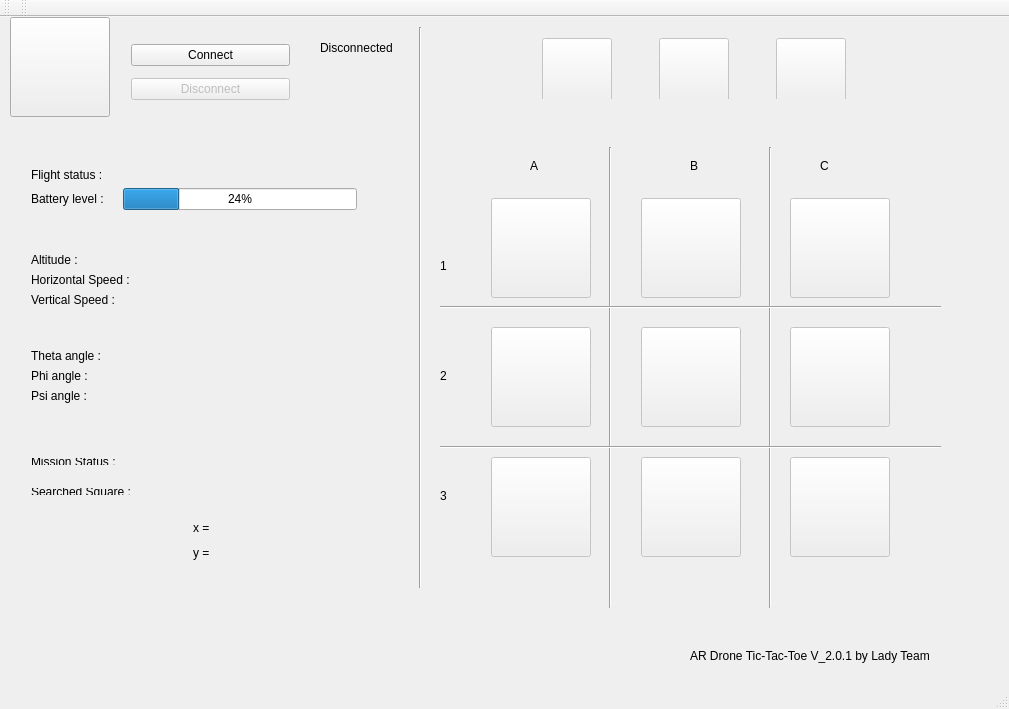
<?xml version="1.0" encoding="UTF-8"?>
<ui version="4.0">
 <class>MainWindow</class>
 <widget class="QMainWindow" name="MainWindow">
  <property name="geometry">
   <rect>
    <x>0</x>
    <y>0</y>
    <width>1009</width>
    <height>709</height>
   </rect>
  </property>
  <property name="sizePolicy">
   <sizepolicy hsizetype="Maximum" vsizetype="Maximum">
    <horstretch>0</horstretch>
    <verstretch>0</verstretch>
   </sizepolicy>
  </property>
  <property name="maximumSize">
   <size>
    <width>1677</width>
    <height>1677</height>
   </size>
  </property>
  <property name="windowTitle">
   <string>MainWindow</string>
  </property>
  <widget class="QWidget" name="centralWidget">
   <widget class="QWidget" name="layoutWidget">
    <property name="geometry">
     <rect>
      <x>120</x>
      <y>10</y>
      <width>181</width>
      <height>90</height>
     </rect>
    </property>
    <layout class="QVBoxLayout" name="verticalLayout">
     <item>
      <widget class="QPushButton" name="button_connect">
       <property name="enabled">
        <bool>true</bool>
       </property>
       <property name="text">
        <string>Connect</string>
       </property>
      </widget>
     </item>
     <item>
      <widget class="QPushButton" name="button_disconnect">
       <property name="enabled">
        <bool>false</bool>
       </property>
       <property name="text">
        <string>Disconnect</string>
       </property>
      </widget>
     </item>
    </layout>
   </widget>
   <widget class="Line" name="line">
    <property name="geometry">
     <rect>
      <x>410</x>
      <y>10</y>
      <width>20</width>
      <height>561</height>
     </rect>
    </property>
    <property name="orientation">
     <enum>Qt::Vertical</enum>
    </property>
   </widget>
   <widget class="QLabel" name="label_title">
    <property name="geometry">
     <rect>
      <x>690</x>
      <y>630</y>
      <width>301</width>
      <height>17</height>
     </rect>
    </property>
    <property name="text">
     <string>AR Drone Tic-Tac-Toe V_2.0.1 by Lady Team</string>
    </property>
   </widget>
   <widget class="QWidget" name="layoutWidget">
    <property name="geometry">
     <rect>
      <x>180</x>
      <y>490</y>
      <width>136</width>
      <height>66</height>
     </rect>
    </property>
    <layout class="QVBoxLayout" name="verticalLayout_3">
     <item>
      <layout class="QHBoxLayout" name="horizontalLayout">
       <item>
        <widget class="QLabel" name="label_Abscisse">
         <property name="maximumSize">
          <size>
           <width>40</width>
           <height>16777215</height>
          </size>
         </property>
         <property name="text">
          <string>x =</string>
         </property>
        </widget>
       </item>
       <item>
        <widget class="QLabel" name="label_Current_Abscisse">
         <property name="maximumSize">
          <size>
           <width>60</width>
           <height>16777215</height>
          </size>
         </property>
         <property name="text">
          <string/>
         </property>
        </widget>
       </item>
      </layout>
     </item>
     <item>
      <layout class="QHBoxLayout" name="horizontalLayout_2">
       <item>
        <widget class="QLabel" name="label_Ordonnee">
         <property name="maximumSize">
          <size>
           <width>40</width>
           <height>16777215</height>
          </size>
         </property>
         <property name="text">
          <string>y =</string>
         </property>
        </widget>
       </item>
       <item>
        <widget class="QLabel" name="label_Current_Ordonnee">
         <property name="maximumSize">
          <size>
           <width>60</width>
           <height>16777215</height>
          </size>
         </property>
         <property name="text">
          <string/>
         </property>
        </widget>
       </item>
      </layout>
     </item>
    </layout>
   </widget>
   <widget class="QWidget" name="layoutWidget">
    <property name="geometry">
     <rect>
      <x>20</x>
      <y>430</y>
      <width>300</width>
      <height>29</height>
     </rect>
    </property>
    <layout class="QHBoxLayout" name="horizontalLayout_3">
     <item>
      <widget class="QLabel" name="label_Mission_Status">
       <property name="minimumSize">
        <size>
         <width>140</width>
         <height>0</height>
        </size>
       </property>
       <property name="text">
        <string>Mission Status :</string>
       </property>
      </widget>
     </item>
     <item>
      <widget class="QLabel" name="label_Value_Mission_Status">
       <property name="text">
        <string/>
       </property>
      </widget>
     </item>
    </layout>
   </widget>
   <widget class="QWidget" name="layoutWidget">
    <property name="geometry">
     <rect>
      <x>20</x>
      <y>460</y>
      <width>301</width>
      <height>29</height>
     </rect>
    </property>
    <layout class="QHBoxLayout" name="horizontalLayout_4">
     <item>
      <widget class="QLabel" name="label_Searched_Square">
       <property name="minimumSize">
        <size>
         <width>140</width>
         <height>0</height>
        </size>
       </property>
       <property name="maximumSize">
        <size>
         <width>140</width>
         <height>16777215</height>
        </size>
       </property>
       <property name="text">
        <string>Searched Square :</string>
       </property>
      </widget>
     </item>
     <item>
      <widget class="QLabel" name="label_Value_Searched_Square">
       <property name="text">
        <string/>
       </property>
      </widget>
     </item>
    </layout>
   </widget>
   <widget class="QWidget" name="layoutWidget">
    <property name="geometry">
     <rect>
      <x>490</x>
      <y>10</y>
      <width>411</width>
      <height>72</height>
     </rect>
    </property>
    <layout class="QHBoxLayout" name="horizontalLayout_5">
     <item>
      <widget class="QPushButton" name="button_start">
       <property name="enabled">
        <bool>false</bool>
       </property>
       <property name="minimumSize">
        <size>
         <width>70</width>
         <height>70</height>
        </size>
       </property>
       <property name="maximumSize">
        <size>
         <width>70</width>
         <height>70</height>
        </size>
       </property>
       <property name="text">
        <string/>
       </property>
      </widget>
     </item>
     <item>
      <widget class="QPushButton" name="button_stop">
       <property name="enabled">
        <bool>false</bool>
       </property>
       <property name="minimumSize">
        <size>
         <width>70</width>
         <height>70</height>
        </size>
       </property>
       <property name="maximumSize">
        <size>
         <width>70</width>
         <height>70</height>
        </size>
       </property>
       <property name="text">
        <string/>
       </property>
      </widget>
     </item>
     <item>
      <widget class="QPushButton" name="button_emergency">
       <property name="enabled">
        <bool>false</bool>
       </property>
       <property name="minimumSize">
        <size>
         <width>70</width>
         <height>70</height>
        </size>
       </property>
       <property name="maximumSize">
        <size>
         <width>70</width>
         <height>70</height>
        </size>
       </property>
       <property name="text">
        <string/>
       </property>
      </widget>
     </item>
    </layout>
   </widget>
   <widget class="Line" name="line_2">
    <property name="geometry">
     <rect>
      <x>600</x>
      <y>130</y>
      <width>20</width>
      <height>461</height>
     </rect>
    </property>
    <property name="orientation">
     <enum>Qt::Vertical</enum>
    </property>
   </widget>
   <widget class="Line" name="line_3">
    <property name="geometry">
     <rect>
      <x>760</x>
      <y>130</y>
      <width>20</width>
      <height>461</height>
     </rect>
    </property>
    <property name="orientation">
     <enum>Qt::Vertical</enum>
    </property>
   </widget>
   <widget class="Line" name="line_4">
    <property name="geometry">
     <rect>
      <x>440</x>
      <y>420</y>
      <width>501</width>
      <height>20</height>
     </rect>
    </property>
    <property name="orientation">
     <enum>Qt::Horizontal</enum>
    </property>
   </widget>
   <widget class="Line" name="line_5">
    <property name="geometry">
     <rect>
      <x>440</x>
      <y>280</y>
      <width>501</width>
      <height>20</height>
     </rect>
    </property>
    <property name="orientation">
     <enum>Qt::Horizontal</enum>
    </property>
   </widget>
   <widget class="QLabel" name="label_Column_A">
    <property name="geometry">
     <rect>
      <x>530</x>
      <y>140</y>
      <width>21</width>
      <height>17</height>
     </rect>
    </property>
    <property name="text">
     <string>A</string>
    </property>
   </widget>
   <widget class="QLabel" name="label_Column_B">
    <property name="geometry">
     <rect>
      <x>690</x>
      <y>140</y>
      <width>21</width>
      <height>17</height>
     </rect>
    </property>
    <property name="text">
     <string>B</string>
    </property>
   </widget>
   <widget class="QLabel" name="label_Square_C">
    <property name="geometry">
     <rect>
      <x>820</x>
      <y>140</y>
      <width>21</width>
      <height>17</height>
     </rect>
    </property>
    <property name="text">
     <string>C</string>
    </property>
   </widget>
   <widget class="QLabel" name="label_Line_1">
    <property name="geometry">
     <rect>
      <x>440</x>
      <y>240</y>
      <width>21</width>
      <height>17</height>
     </rect>
    </property>
    <property name="text">
     <string>1</string>
    </property>
   </widget>
   <widget class="QLabel" name="label_Line_2">
    <property name="geometry">
     <rect>
      <x>440</x>
      <y>350</y>
      <width>16</width>
      <height>17</height>
     </rect>
    </property>
    <property name="text">
     <string>2</string>
    </property>
   </widget>
   <widget class="QLabel" name="label_Line_3">
    <property name="geometry">
     <rect>
      <x>440</x>
      <y>470</y>
      <width>16</width>
      <height>17</height>
     </rect>
    </property>
    <property name="text">
     <string>3</string>
    </property>
   </widget>
   <widget class="QWidget" name="layoutWidget">
    <property name="geometry">
     <rect>
      <x>480</x>
      <y>170</y>
      <width>421</width>
      <height>381</height>
     </rect>
    </property>
    <layout class="QGridLayout" name="gridLayout">
     <item row="4" column="0">
      <widget class="QPushButton" name="button_A_2">
       <property name="enabled">
        <bool>false</bool>
       </property>
       <property name="minimumSize">
        <size>
         <width>100</width>
         <height>100</height>
        </size>
       </property>
       <property name="text">
        <string/>
       </property>
      </widget>
     </item>
     <item row="4" column="2">
      <widget class="QPushButton" name="button_B_2">
       <property name="enabled">
        <bool>false</bool>
       </property>
       <property name="minimumSize">
        <size>
         <width>100</width>
         <height>100</height>
        </size>
       </property>
       <property name="text">
        <string/>
       </property>
      </widget>
     </item>
     <item row="0" column="4">
      <widget class="QPushButton" name="button_C_1">
       <property name="enabled">
        <bool>false</bool>
       </property>
       <property name="minimumSize">
        <size>
         <width>100</width>
         <height>100</height>
        </size>
       </property>
       <property name="text">
        <string/>
       </property>
      </widget>
     </item>
     <item row="0" column="2">
      <widget class="QPushButton" name="button_B_1">
       <property name="enabled">
        <bool>false</bool>
       </property>
       <property name="minimumSize">
        <size>
         <width>100</width>
         <height>100</height>
        </size>
       </property>
       <property name="text">
        <string/>
       </property>
      </widget>
     </item>
     <item row="5" column="0">
      <spacer name="verticalSpacer">
       <property name="orientation">
        <enum>Qt::Vertical</enum>
       </property>
       <property name="sizeHint" stdset="0">
        <size>
         <width>20</width>
         <height>40</height>
        </size>
       </property>
      </spacer>
     </item>
     <item row="3" column="0">
      <spacer name="verticalSpacer_2">
       <property name="orientation">
        <enum>Qt::Vertical</enum>
       </property>
       <property name="sizeHint" stdset="0">
        <size>
         <width>20</width>
         <height>40</height>
        </size>
       </property>
      </spacer>
     </item>
     <item row="0" column="1">
      <spacer name="horizontalSpacer">
       <property name="orientation">
        <enum>Qt::Horizontal</enum>
       </property>
       <property name="sizeHint" stdset="0">
        <size>
         <width>40</width>
         <height>20</height>
        </size>
       </property>
      </spacer>
     </item>
     <item row="4" column="4">
      <widget class="QPushButton" name="button_C_2">
       <property name="enabled">
        <bool>false</bool>
       </property>
       <property name="minimumSize">
        <size>
         <width>100</width>
         <height>100</height>
        </size>
       </property>
       <property name="text">
        <string/>
       </property>
      </widget>
     </item>
     <item row="0" column="3">
      <spacer name="horizontalSpacer_2">
       <property name="orientation">
        <enum>Qt::Horizontal</enum>
       </property>
       <property name="sizeHint" stdset="0">
        <size>
         <width>40</width>
         <height>20</height>
        </size>
       </property>
      </spacer>
     </item>
     <item row="0" column="0">
      <widget class="QPushButton" name="button_A_1">
       <property name="enabled">
        <bool>false</bool>
       </property>
       <property name="minimumSize">
        <size>
         <width>100</width>
         <height>100</height>
        </size>
       </property>
       <property name="text">
        <string/>
       </property>
      </widget>
     </item>
     <item row="6" column="0">
      <widget class="QPushButton" name="button_A_3">
       <property name="enabled">
        <bool>false</bool>
       </property>
       <property name="minimumSize">
        <size>
         <width>100</width>
         <height>100</height>
        </size>
       </property>
       <property name="text">
        <string/>
       </property>
      </widget>
     </item>
     <item row="6" column="2">
      <widget class="QPushButton" name="button_B_3">
       <property name="enabled">
        <bool>false</bool>
       </property>
       <property name="minimumSize">
        <size>
         <width>100</width>
         <height>100</height>
        </size>
       </property>
       <property name="text">
        <string/>
       </property>
      </widget>
     </item>
     <item row="6" column="4">
      <widget class="QPushButton" name="button_C_3">
       <property name="enabled">
        <bool>false</bool>
       </property>
       <property name="minimumSize">
        <size>
         <width>100</width>
         <height>100</height>
        </size>
       </property>
       <property name="text">
        <string/>
       </property>
      </widget>
     </item>
    </layout>
   </widget>
   <widget class="QLabel" name="label_Connected">
    <property name="geometry">
     <rect>
      <x>320</x>
      <y>20</y>
      <width>131</width>
      <height>22</height>
     </rect>
    </property>
    <property name="text">
     <string>Disconnected</string>
    </property>
   </widget>
   <widget class="QWidget" name="layoutWidget">
    <property name="geometry">
     <rect>
      <x>20</x>
      <y>140</y>
      <width>348</width>
      <height>257</height>
     </rect>
    </property>
    <layout class="QVBoxLayout" name="verticalLayout_5">
     <item>
      <layout class="QHBoxLayout" name="horizontalLayout_13">
       <item>
        <widget class="QLabel" name="label_Flight_Status">
         <property name="text">
          <string>Flight status :</string>
         </property>
        </widget>
       </item>
       <item>
        <widget class="QLabel" name="label_value_flight_status">
         <property name="text">
          <string/>
         </property>
        </widget>
       </item>
      </layout>
     </item>
     <item>
      <layout class="QHBoxLayout" name="horizontalLayout_6">
       <item>
        <widget class="QLabel" name="label_Battery_Level">
         <property name="text">
          <string>Battery level :</string>
         </property>
        </widget>
       </item>
       <item>
        <widget class="QLabel" name="label_Value_Battery">
         <property name="text">
          <string/>
         </property>
        </widget>
       </item>
       <item>
        <widget class="QProgressBar" name="battery_progressBar">
         <property name="enabled">
          <bool>true</bool>
         </property>
         <property name="minimumSize">
          <size>
           <width>150</width>
           <height>10</height>
          </size>
         </property>
         <property name="value">
          <number>24</number>
         </property>
        </widget>
       </item>
      </layout>
     </item>
     <item>
      <spacer name="verticalSpacer_3">
       <property name="orientation">
        <enum>Qt::Vertical</enum>
       </property>
       <property name="sizeHint" stdset="0">
        <size>
         <width>20</width>
         <height>18</height>
        </size>
       </property>
      </spacer>
     </item>
     <item>
      <layout class="QVBoxLayout" name="verticalLayout_4">
       <item>
        <layout class="QHBoxLayout" name="horizontalLayout_12">
         <item>
          <widget class="QLabel" name="label_Altitude">
           <property name="text">
            <string>Altitude : </string>
           </property>
          </widget>
         </item>
         <item>
          <widget class="QLabel" name="label_Value_Altitude">
           <property name="text">
            <string/>
           </property>
          </widget>
         </item>
        </layout>
       </item>
       <item>
        <layout class="QHBoxLayout" name="horizontalLayout_11">
         <item>
          <widget class="QLabel" name="label_Horizontal_Speed">
           <property name="text">
            <string>Horizontal Speed :</string>
           </property>
          </widget>
         </item>
         <item>
          <widget class="QLabel" name="label_Value_Vertical_Speed">
           <property name="text">
            <string/>
           </property>
          </widget>
         </item>
        </layout>
       </item>
       <item>
        <layout class="QHBoxLayout" name="horizontalLayout_10">
         <item>
          <widget class="QLabel" name="label_Vertical_Speed">
           <property name="text">
            <string>Vertical Speed :</string>
           </property>
          </widget>
         </item>
         <item>
          <widget class="QLabel" name="label_Value_Horizontal_Speed">
           <property name="text">
            <string/>
           </property>
          </widget>
         </item>
        </layout>
       </item>
      </layout>
     </item>
     <item>
      <spacer name="verticalSpacer_4">
       <property name="orientation">
        <enum>Qt::Vertical</enum>
       </property>
       <property name="sizeHint" stdset="0">
        <size>
         <width>346</width>
         <height>13</height>
        </size>
       </property>
      </spacer>
     </item>
     <item>
      <layout class="QVBoxLayout" name="verticalLayout_2">
       <item>
        <layout class="QHBoxLayout" name="horizontalLayout_9">
         <item>
          <widget class="QLabel" name="label_Theta_Angle">
           <property name="text">
            <string>Theta angle :</string>
           </property>
          </widget>
         </item>
         <item>
          <widget class="QLabel" name="label_Value_Theta_Angle">
           <property name="text">
            <string/>
           </property>
          </widget>
         </item>
        </layout>
       </item>
       <item>
        <layout class="QHBoxLayout" name="horizontalLayout_8">
         <item>
          <widget class="QLabel" name="label_Phi_Angle">
           <property name="text">
            <string>Phi angle :</string>
           </property>
          </widget>
         </item>
         <item>
          <widget class="QLabel" name="label_Value_Phi_Angle">
           <property name="text">
            <string/>
           </property>
          </widget>
         </item>
        </layout>
       </item>
       <item>
        <layout class="QHBoxLayout" name="horizontalLayout_7">
         <item>
          <widget class="QLabel" name="label_Psi_Angle">
           <property name="text">
            <string>Psi angle :</string>
           </property>
          </widget>
         </item>
         <item>
          <widget class="QLabel" name="label_Value_Psi_Angle">
           <property name="text">
            <string/>
           </property>
          </widget>
         </item>
        </layout>
       </item>
      </layout>
     </item>
    </layout>
   </widget>
   <widget class="QPushButton" name="pushButton_image">
    <property name="geometry">
     <rect>
      <x>10</x>
      <y>0</y>
      <width>100</width>
      <height>100</height>
     </rect>
    </property>
    <property name="minimumSize">
     <size>
      <width>100</width>
      <height>100</height>
     </size>
    </property>
    <property name="text">
     <string/>
    </property>
   </widget>
   <zorder>layoutWidget</zorder>
   <zorder>layoutWidget</zorder>
   <zorder>layoutWidget</zorder>
   <zorder>layoutWidget</zorder>
   <zorder>layoutWidget</zorder>
   <zorder>layoutWidget</zorder>
   <zorder>layoutWidget</zorder>
   <zorder>line</zorder>
   <zorder>label_title</zorder>
   <zorder>line_2</zorder>
   <zorder>line_3</zorder>
   <zorder>line_4</zorder>
   <zorder>line_5</zorder>
   <zorder>label_Column_A</zorder>
   <zorder>label_Column_B</zorder>
   <zorder>label_Square_C</zorder>
   <zorder>label_Line_1</zorder>
   <zorder>label_Line_2</zorder>
   <zorder>label_Line_3</zorder>
   <zorder>label_Connected</zorder>
   <zorder>pushButton_image</zorder>
  </widget>
  <widget class="QMenuBar" name="menuBar">
   <property name="geometry">
    <rect>
     <x>0</x>
     <y>0</y>
     <width>1009</width>
     <height>25</height>
    </rect>
   </property>
  </widget>
  <widget class="QToolBar" name="mainToolBar">
   <attribute name="toolBarArea">
    <enum>TopToolBarArea</enum>
   </attribute>
   <attribute name="toolBarBreak">
    <bool>false</bool>
   </attribute>
  </widget>
  <widget class="QStatusBar" name="statusBar"/>
  <widget class="QToolBar" name="toolBar">
   <property name="windowTitle">
    <string>toolBar</string>
   </property>
   <attribute name="toolBarArea">
    <enum>TopToolBarArea</enum>
   </attribute>
   <attribute name="toolBarBreak">
    <bool>false</bool>
   </attribute>
  </widget>
 </widget>
 <layoutdefault spacing="6" margin="11"/>
 <resources/>
 <connections/>
</ui>
